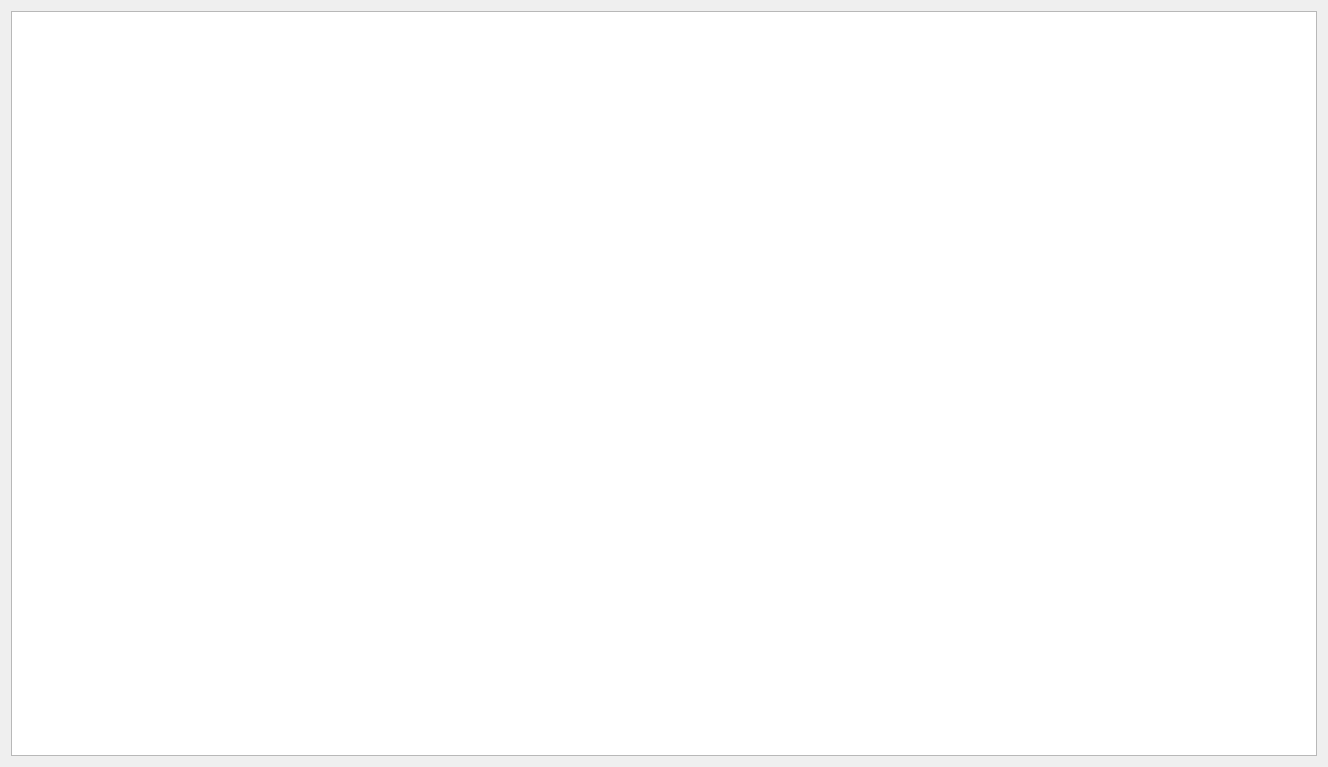
<?xml version="1.0" encoding="UTF-8"?>
<ui version="4.0">
 <class>Help</class>
 <widget class="QWidget" name="Help">
  <property name="geometry">
   <rect>
    <x>0</x>
    <y>0</y>
    <width>1328</width>
    <height>767</height>
   </rect>
  </property>
  <property name="windowTitle">
   <string>Form</string>
  </property>
  <layout class="QVBoxLayout" name="verticalLayout">
   <item>
    <widget class="QTextBrowser" name="textBrowser">
     <property name="html">
      <string>&lt;!DOCTYPE HTML PUBLIC &quot;-//W3C//DTD HTML 4.0//EN&quot; &quot;http://www.w3.org/TR/REC-html40/strict.dtd&quot;&gt;
&lt;html&gt;&lt;head&gt;&lt;meta name=&quot;qrichtext&quot; content=&quot;1&quot; /&gt;&lt;meta charset=&quot;utf-8&quot; /&gt;&lt;style type=&quot;text/css&quot;&gt;
p, li { white-space: pre-wrap; }
hr { height: 1px; border-width: 0; }
&lt;/style&gt;&lt;/head&gt;&lt;body style=&quot; font-family:'Ubuntu'; font-size:11pt; font-weight:400; font-style:normal;&quot;&gt;
&lt;p style=&quot; margin-top:0px; margin-bottom:0px; margin-left:0px; margin-right:0px; -qt-block-indent:0; text-indent:0px;&quot;&gt;&lt;img src=&quot;:/images/help_data/userGuide_01.png&quot; /&gt;&lt;img src=&quot;:/images/help_data/userGuide_02.png&quot; /&gt;&lt;img src=&quot;:/images/help_data/userGuide_03.png&quot; /&gt;&lt;img src=&quot;:/images/help_data/userGuide_04.png&quot; /&gt;&lt;img src=&quot;:/images/help_data/userGuide_05.png&quot; /&gt;&lt;img src=&quot;:/images/help_data/userGuide_06.png&quot; /&gt;&lt;img src=&quot;:/images/help_data/userGuide_07.png&quot; /&gt;&lt;img src=&quot;:/images/help_data/userGuide_08.png&quot; /&gt;&lt;img src=&quot;:/images/help_data/userGuide_09.png&quot; /&gt;&lt;img src=&quot;:/images/help_data/userGuide_10.png&quot; /&gt;&lt;img src=&quot;:/images/help_data/userGuide_11.png&quot; /&gt;&lt;img src=&quot;:/images/help_data/userGuide_12.png&quot; /&gt;&lt;img src=&quot;:/images/help_data/userGuide_13.png&quot; /&gt;&lt;img src=&quot;:/images/help_data/userGuide_14.png&quot; /&gt;&lt;img src=&quot;:/images/help_data/userGuide_15.png&quot; /&gt;&lt;img src=&quot;:/images/help_data/userGuide_16.png&quot; /&gt;&lt;img src=&quot;:/images/help_data/userGuide_17.png&quot; /&gt;&lt;img src=&quot;:/images/help_data/userGuide_18.png&quot; /&gt;&lt;img src=&quot;:/images/help_data/userGuide_19.png&quot; /&gt;&lt;img src=&quot;:/images/help_data/userGuide_20.png&quot; /&gt;&lt;img src=&quot;:/images/help_data/userGuide_21.png&quot; /&gt;&lt;img src=&quot;:/images/help_data/userGuide_22.png&quot; /&gt;&lt;img src=&quot;:/images/help_data/userGuide_23.png&quot; /&gt;&lt;img src=&quot;:/images/help_data/userGuide_24.png&quot; /&gt;&lt;img src=&quot;:/images/help_data/userGuide_25.png&quot; /&gt;&lt;img src=&quot;:/images/help_data/userGuide_26.png&quot; /&gt;&lt;img src=&quot;:/images/help_data/userGuide_27.png&quot; /&gt;&lt;img src=&quot;:/images/help_data/userGuide_28.png&quot; /&gt;&lt;img src=&quot;:/images/help_data/userGuide_29.png&quot; /&gt;&lt;img src=&quot;:/images/help_data/userGuide_30.png&quot; /&gt;&lt;img src=&quot;:/images/help_data/userGuide_31.png&quot; /&gt;&lt;img src=&quot;:/images/help_data/userGuide_32.png&quot; /&gt;&lt;img src=&quot;:/images/help_data/userGuide_33.png&quot; /&gt;&lt;img src=&quot;:/images/help_data/userGuide_34.png&quot; /&gt;&lt;img src=&quot;:/images/help_data/userGuide_35.png&quot; /&gt;&lt;img src=&quot;:/images/help_data/userGuide_36.png&quot; /&gt;&lt;img src=&quot;:/images/help_data/userGuide_37.png&quot; /&gt;&lt;img src=&quot;:/images/help_data/userGuide_38.png&quot; /&gt;&lt;img src=&quot;:/images/help_data/userGuide_39.png&quot; /&gt;&lt;/p&gt;&lt;/body&gt;&lt;/html&gt;</string>
     </property>
    </widget>
   </item>
  </layout>
 </widget>
 <resources/>
 <connections/>
</ui>
